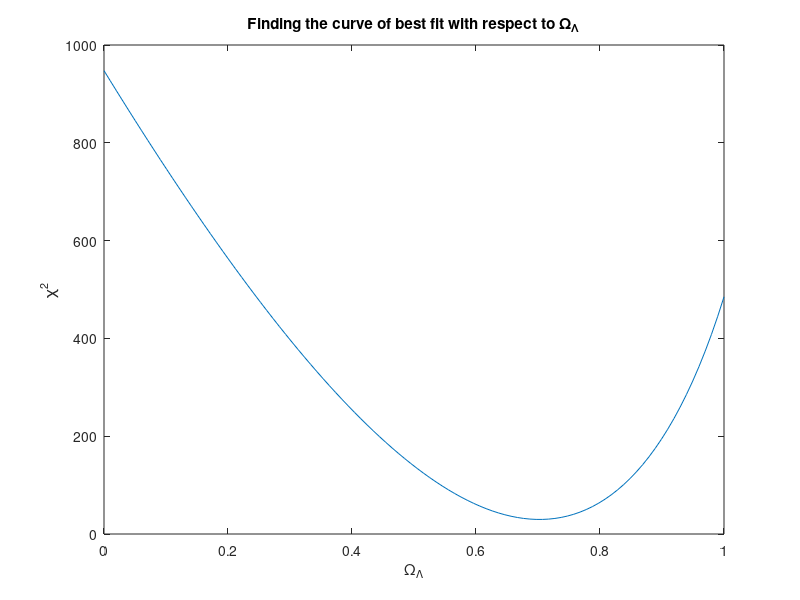

Reproduce this figure in MATLAB.
clear
Data = ...
    [0.010   32.9538
    0.012    33.8790
    0.014    33.8421
    0.016    34.1185
    0.019    34.5934
    0.023    34.9390
    0.026    35.2520
    0.031    35.7485
    0.037    36.0697
    0.043    36.4345
    0.051    36.6511
    0.060    37.1580
    0.070    37.4301
    0.082    37.9566
    0.097    38.2532
    0.114    38.6128
    0.134    39.0678
    0.158    39.3414
    0.186    39.7921
    0.218    40.1565
    0.257    40.5649
    0.302    40.9052
    0.355    41.4214
    0.418    41.7909
    0.491    42.2314
    0.578    42.6170
    0.679    43.0527
    0.799    43.5041
    0.940    43.9725
    1.105    44.5140
    1.300    44.8218];
err = (10^-6).*[145.9 167.8 78.5 72.35 85.5 56.1 61.1 56.8 56.8 75.1 92.9 62.1 65.9 54.6 59.9 37.4 38.6 34.7 32.1 33.0 31.7 39.3 33.6 41.5 39.4 35.9 62.8 54.6 66.8 154.6 138.5];
truerr = (10^-6).*[21282 28155 6162 5235 7303 3150 3729 3222 3225 5646 8630 3855 4340 2986 3592 1401 1491 1203 1032 1086 1006 1541 1127 1723 1550 1292 3941 2980 4465 23902 19169];
z = Data(:,1);
mu = Data(:,2);
h=0.7;
k = linspace(0,1);
s(1:length(k))=0;
for i = 1:length(z)
Z=z(i);
E=truerr(i);
for j = 1:length(k) 
OmegaL= k(j);     
theory(i)= 25+5*log10(2997.92458*integral(@(x) 1./(OmegaL+(1-OmegaL).*(1+x).^3).^(1/2), 0,Z)*(1+Z)/h);
s(j) = s(j) + ((mu(i)-theory(i)).^2)/(E);
end
end
indexmin = find(min(s)==s);
kmin = k(indexmin);
smin = s(indexmin);
plot(k,s)
title('Finding the curve of best fit with respect to {\Omega}_{\Lambda}')
xlabel('{\Omega}_{\Lambda}')
ylabel('{\chi}^2')
fprintf('chi is smallest at OmegaL = %f with a value of %f. \n' ,kmin,smin)
